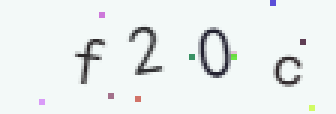
#> input picture PythonLearn/ScrapeCenter/material/captcha3.png, 112 x 38 px (shown 3 times larger)
$ python captcha.py
#> lines starting #> are read from the running program, lines starting #| are printed output that depends on the picture; after the words box and inside, x2 and y2 are one past the last pixel; in counts of white or black regions, pixels touching at a corner belong together
import tesserocr
from PIL import Image
import numpy as np

def Captcha1():
    image = Image.open('captcha.png')
    result = tesserocr.image_to_text(image)
    print(result)
    print(tesserocr.file_to_text('./material/captcha.png'))

def Captcha2():
    image = Image.open('./material/captcha3.png')
#> image is the input picture: PIL image 112x38 RGBA; mean R, G, B, A 233.7, 239.2, 238.5, 255
    print(np.array(image).shape)
#| (38, 112, 4)
    print(image.mode)
#| RGBA

    # 图片转为灰度图
    image = image.convert('L')
#> image: PIL image 112x38 L
    # 灰度图阈值
    threshold = 90
    # 将PIL图像转换为numpy数组，方便数值操作
    array = np.array(image)
    # 核心二值化逻辑：按阈值分割像素值
    array = np.where(array > threshold,255,0)
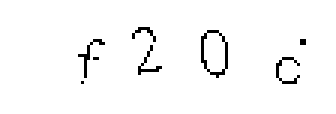
#> array: shape (38, 112) int64 (shown 3 times larger); 97.2% white; black in thin lines or dots, all inside (x1, y1, x2, y2) = (26, 9, 102, 28)
    # 将numpy数组转回PIL图像（注意要指定数据类型为uint8，否则会报错）
    image = Image.fromarray(array.astype('uint8'))
    image.show()
    result = tesserocr.image_to_text(image)
    print("result=>",result)

if __name__=='__main__':
    Captcha2()
#> (the call stopped at in Captcha2, `result = tesserocr.image_to_text(image)`: tesserocr is not available in this run)
